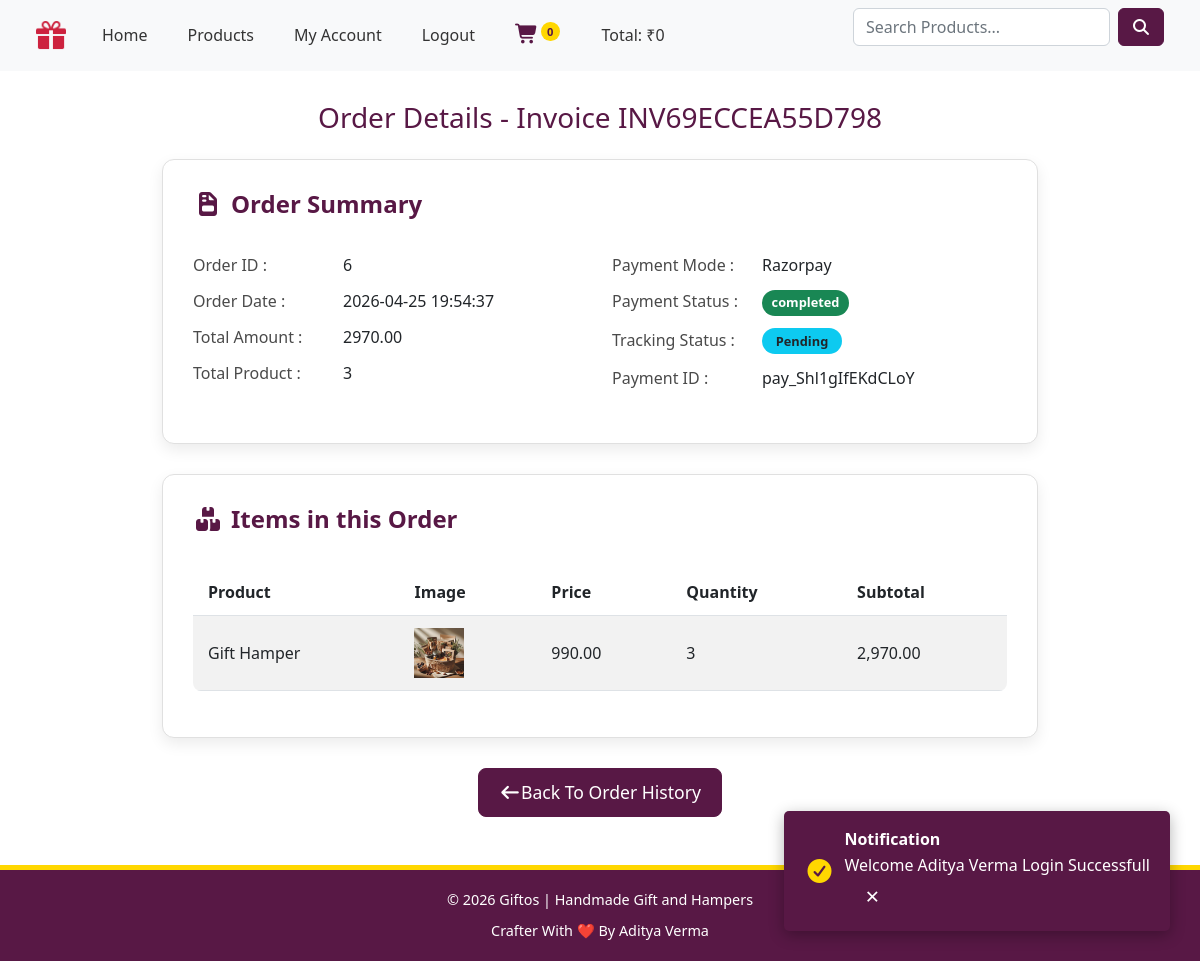
Page /user/view_order.php?order_id=6 (signed in) on the committed database.
### tables this page shows
CREATE TABLE IF NOT EXISTS `user_orders` (
  `order_id` int NOT NULL AUTO_INCREMENT,
  `user_id` int NOT NULL,
  `amount_due` decimal(10,2) NOT NULL,
  `invoice_number` varchar(255) NOT NULL,
  `total_product` int NOT NULL,
  `payment_id` varchar(255) DEFAULT NULL,
  `payment_mode` varchar(50) NOT NULL,
  `order_date` datetime DEFAULT CURRENT_TIMESTAMP,
  `order_status` enum('pending','completed','cancelled') NOT NULL,
  `track_status` enum('Pending','Shipped','Out for Delivery','Delivered') NOT NULL,
  PRIMARY KEY (`order_id`)
);

CREATE TABLE IF NOT EXISTS `order_items` (
  `item_id` int NOT NULL AUTO_INCREMENT,
  `order_id` int NOT NULL,
  `product_id` int NOT NULL,
  `quantity` int NOT NULL,
  `price` decimal(10,2) NOT NULL,
  PRIMARY KEY (`item_id`)
);

CREATE TABLE IF NOT EXISTS `products` (
  `product_id` int NOT NULL AUTO_INCREMENT,
  `product_title` varchar(255) NOT NULL,
  `product_description` varchar(255) DEFAULT NULL,
  `product_keywords` varchar(255) NOT NULL,
  `occasion_id` int NOT NULL,
  `category_id` int NOT NULL,
  `product_image1` varchar(255) NOT NULL,
  `product_image2` varchar(255) NOT NULL,
  `product_image3` varchar(255) NOT NULL,
  `product_price` decimal(10,2) NOT NULL,
  `status` enum('active','inactive') NOT NULL,
  `created_at` timestamp NOT NULL,
  PRIMARY KEY (`product_id`)
);

### user/view_order.php (the view, shortened to what this page needs)
<?php
include('../includes/connect.php');
$order_id=(int)$_GET['order_id'];
$user_id=$_SESSION['user_id']??null;
$stmt=$con->prepare("SELECT * FROM user_orders WHERE order_id=? AND user_id=?");
$stmt->bind_param("ii",$order_id, $user_id);
$stmt->execute();
$result=$stmt->get_result();
$order_data=$result->fetch_assoc();
$product_query=$con->prepare("SELECT oi.quantity, oi.product_id, p.product_title, p.product_image1, p.product_price FROM order_items oi JOIN products p ON oi.product_id=p.product_id WHERE oi.order_id=?");
$product_query->bind_param("i",$order_id);
$product_query->execute();
$result=$product_query->get_result();
$product_items=[];
if($result){
    while($row=$result->fetch_assoc()){
        $product_items[]=$row;
    }
}
?>
<?php
include('../includes/header.php');
include('../includes/navbar.php');
?>
<div class="container view-order-container">
    <h3 class="text-center mb-4 text-custom-maroon">
        Order Details - Invoice <?php echo $order_data['invoice_number']?>
    </h3>
    <div class="order-card-detail order-summary">
        <h4 class="custom-heading">
                    <i class="fas fa-file-invoice me-2"></i>Order Summary
                </h4>
        <div class="row">
            <div class="col-md-6 mb-3">
                <div class="summary-item"><strong class="summary-label">Order ID :</strong><?php echo $order_data['order_id']?></div>
                <div class="summary-item"><strong class="summary-label">Order Date :</strong><?php echo $order_data['order_date']?></div>
                <div class="summary-item"><strong class="summary-label">Total Amount :</strong><?php echo $order_data['amount_due']?></div>
                <div class="summary-item"><strong class="summary-label ">Total Product :</strong><?php echo $order_data['total_product']?></div>
            </div>
            <div class="col-md-6">
                <div class="summary-item"><strong class="summary-label">Payment Mode : </strong><?php echo $order_data['payment_mode']?></div>
                <?php
                $order_status=strtolower($order_data['order_status']);
                $status_class=($order_status=='completed')?'bg-success':(($order_status=='pending')?'bg-secondary':'bg-danger');
                $track_class=(strtolower($order_data['track_status'])=='delivered')?'bg-success': 'bg-info text-dark';
                ?>
                <div class="summary-item"><strong class="summary-label">Payment Status : </strong><span class="badge <?php echo $status_class?>"><?php echo $order_data['order_status']?></span></div>
                <div class="summary-item"><strong class="summary-label">Tracking Status : </strong><span class="badge <?php echo $track_class?>"><?php echo $order_data['track_status']?></span></div>
                <div class="summary-item"><strong class="summary-label">Payment ID :</strong><?php echo $order_data['payment_id']?></div>
            </div>
        </div>
    </div>
    <div class="order-card-detail product-table">
        <h4 class="custom-heading"><i class="fas fa-boxes me-2"></i>Items in this Order</h4>
        <div class="table-responsive">
        <table class="table table-striped table-hover">
            <thead class="table-header-custom.text-white">
                <tr>
                    <th>Product</th>
                    <th>Image</th>
                    <th>Price</th>
                    <th>Quantity</th>
                    <th>Subtotal</th>
                </tr>
            </thead>
            <tbody>
                <?php
                foreach($product_items as $item):
                    $unit_price = $item['product_price'] ?? 0;
                    $subtotal = $unit_price * $item['quantity'];
                ?>
                <tr>
                    <td><?php echo htmlspecialchars($item['product_title']) ?></td>
                    <td>
                        <img src="../admin/product_images/<?php echo $item['product_image1']; ?>"
                            style="width:50px; height:50px; object-fit:cover;">
                    </td>
                    <td><?php echo number_format($unit_price,2); ?></td>
                    <td><?php echo (int)$item['quantity']; ?></td>
                    <td><?php echo number_format($subtotal,2); ?></td>
                </tr>
                <?php endforeach; ?>
            </tbody>
        </table>
    </div>
    </div>
    <div class="text-center mb-5">
        <a href="profile.php?orders" class="btn btn-secondary btn-custom-view"><i class="fas fa-arrow-left"></i>Back To Order History</a>
    </div>
</div>
<?php
include('../includes/footer.php');
include('../includes/notification.php');
?>

### style/style.css (style rules this page uses)
:root { --primary-color: #581845; --secondary-color: #FFD700; --accent-color: #900C3F; --light-bg: #F8F9FA; --dark-text: #333; --font-family-main: 'Poppins', sans-serif; --font-family-logo: 'Garamond', serif; }
body { font-family: var(--font-family-main); color: var(--dark-text); background-color: #fff; display: flex; flex-direction: column; min-height: 100vh; }
h1, h2, h3, h4, h5, h6 { color: var(--primary-color); font-weight: 600; }
a { color: var(--primary-color); text-decoration: none; transition: color 0.3s ease; }
.text-custom-maroon { color: #581845; }

### user/user_style.css (style rules this page uses)
.table thead th, .table tbody td { vertical-align: middle; }
.badge { padding: 0.5em 0.75em; font-size: 0.8rem; font-weight: 600; border-radius: 20px; min-width: 80px; display: inline-block; text-align: center; }
.view-order-container { max-width: 900px; margin-top: 30px; min-height: 70vh; }
.order-card-detail { background-color: #ffffff; border: 1px solid #e0e0e0; border-radius: 12px; padding: 30px; margin-bottom: 30px; box-shadow: 0 6px 15px rgba(0,0,0,0.08); }
.custom-heading { color: #581845; font-weight: 600; font-size: 1.5rem; padding-bottom: 10px; margin-bottom: 25px; }
.summary-item { margin-bottom: 12px; font-size: 1rem; line-height: 1.5; }
.summary-item strong.summary-label { display: inline-block; width: 140px; color: #4a4a4a; font-weight: 500; margin-right: 10px; }
.product-table table { border-collapse: separate; border-spacing: 0; border-radius: 8px; overflow: hidden; }
.product-table th, .product-table td { padding: 12px 15px !important; vertical-align: middle; }
.btn-custom-view { background-color: #581845 !important; border-color: #581845 !important; color: white !important; padding: 10px 20px; font-size: 1.1rem; border-radius: 8px; transition: background-color 0.3s, transform 0.1s; }

### rows in the picture
user_orders: invoice_number "INV69ECCEA55D798", order_id "6", order_date "2026-04-25 19:54:37", amount_due "2970.00", total_product "3", payment_mode "Razorpay", order_status "completed", track_status "Pending", payment "pay_Shl1gIfEKdCLoY"
order_items: product.product_title "Gift Hamper", product.product_image1 (picture), product.product_price "990.00", quantity "3", subtotal "2,970.00"

### other values in the picture
$count "0"
$total "0"
